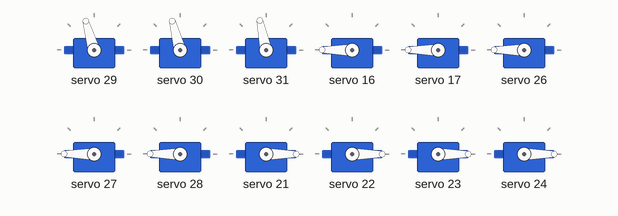
Bench run of a sketch on a simulated Arduino Uno, built with avr-gcc and run on an emulated ATmega328P. Shown: 12 × servo. Random numbers use the default seed unless the sketch sets one; what the sketch prints to the serial monitor is not drawn.

Above: at 1.22 s.
At 3.7 s:
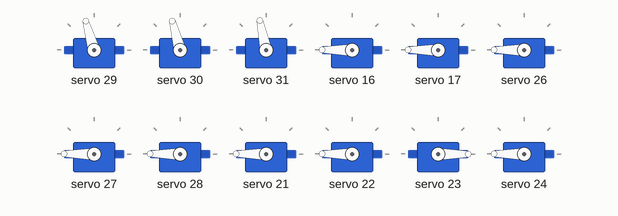
At 11.83 s:
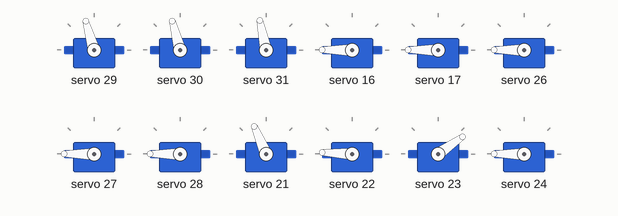
At 20.28 s:
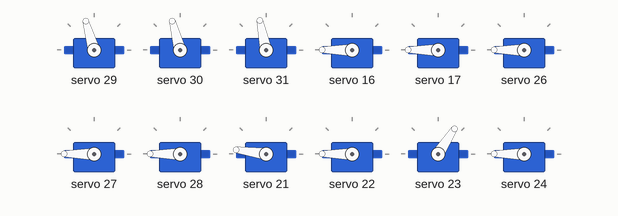
At 29.94 s:
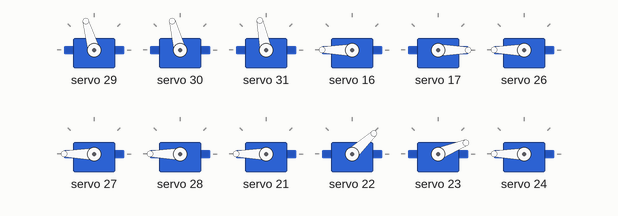
At 39.61 s:
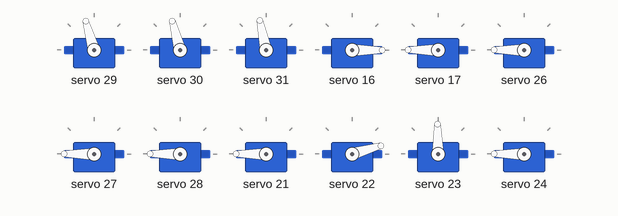
Timing chart, 0 to 40.0 s (numbered marks = the images above):
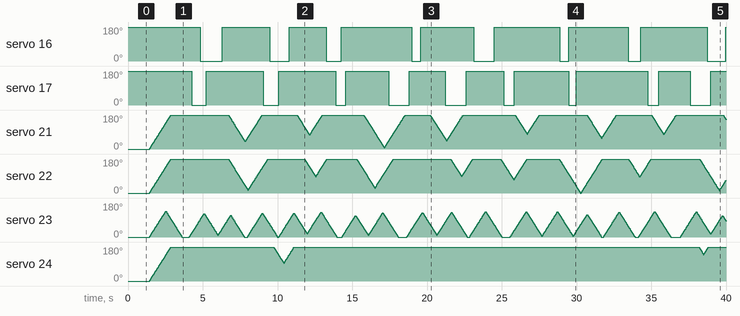

Measured:
- by itself, servo 16: 180° → 0° at 4.8 s, → 180° 1.5 s later, → 0° 3.2 s later, → 180° 1.3 s later, … (16 changes in this stretch)
- by itself, servo 17: 180° → 0° at 4.3 s, → 180° 0.94 s later, → 0° 3.8 s later, → 180° 1.0 s later, … (18 changes in this stretch)

The sketch:

Mini_R2_LED_test_Final.ino
```cpp
#include <Wire.h>
#include <math.h>
#include <Adafruit_PWMServoDriver.h>

//Call boards for i2c
Adafruit_PWMServoDriver pwm2 = Adafruit_PWMServoDriver(0x41);

const int baudrate = 115200;

struct ledType1{ int pin; int onMin; int onMax; int offMin; int offMax; bool state; int interval; unsigned long millis; int pwmMin; int pwmMax; };

ledType1 PSI_F = {0, 2000, 5000, 500, 1500, false, 200, 0, 10, 1000};
ledType1 PSI_R = {1, 2000, 5000, 500, 1500, false, 200, 0, 10, 1000};
ledType1 HP_F = {10, 2000, 5000, 500, 1500, false, 200, 0, 0, 1000};
ledType1 HP_T = {11, 2000, 5000, 2000, 7000, false, 200, 0, 0, 1000};
ledType1 HP_R = {12, 2000, 5000, 2000, 7000, false, 200, 0, 0, 1000};

struct ledType2{ int pin; int pwmMin1; int pwmMin2; int pwmMax1; int pwmMax2; int pwmCurrent; int pwmTarget; };

ledType2 LP_F_1 = {5, 100, 300, 700, 1000, 0, 1000};
ledType2 LP_F_2 = {6, 100, 300, 700, 1000, 0, 1000};
ledType2 LP_R_1 = {7, 25, 150, 350, 400, 0, 400};
ledType2 LP_R_2 = {8, 300, 600, 1500, 1800, 0, 1400};
ledType2 LP_R_3 = {9, 25, 150, 350, 400, 0, 400};

////////////////////Variables that can be changed to cusomise////////////////////////////////////////////////////////////////////////////////////////////
// values to adust for the LED random number blink, min and max delays

const int holoCentreVal = 333; // 330 slow clockwise, 350 slow counter-clockwise
const int ledLP_incr = 1;

unsigned long currentMillis; // time current

/////////////////////////////////// SETUP ////////////////////////////////////////////////////
void setup() {
  Serial.begin(baudrate);                                                 //Used only for debugging on arduino serial monitor
  Serial.println("Mini Droid!");

  pwm2.begin();
  pwm2.setPWMFreq(50);  // standard for analog servos

  //Set the servos to their start positions
  servoSetup2(); // view function and end of code

  delay(1000);
}

// start of loop ///////////////////////////////////////////////////////////////////////
void loop() {

  currentMillis = millis();
  ledOnOff(PSI_F);
  ledOnOff(PSI_R);
  ledOnOff(HP_F);
  ledOnOff(HP_T);
  ledOnOff(HP_R);
  ledFade(LP_F_1);
  ledFade(LP_F_2);
  ledFade(LP_R_1);
  ledFade(LP_R_2);
  ledFade(LP_R_3);
}
//end of loop ///////////////////////////////////////////////////////////////////////////////////////////

// Startup routine

void servoSetup2() {
  pwm2.setPWM(PSI_F.pin, 0, 0); // PSI Rear
  pwm2.setPWM(PSI_R.pin, 0, 0); // PSI Front
  pwm2.setPWM(HP_F.pin, 0, 0); //
  pwm2.setPWM(HP_T.pin, 0, 0); //
  pwm2.setPWM(HP_R.pin, 0, 0); //
  pwm2.setPWM(LP_F_1.pin, 0, 0); // Logic Paneil - Front Top
  pwm2.setPWM(LP_F_2.pin, 0, 0); // Logic Paneil - Front Bottom
  pwm2.setPWM(LP_R_1.pin, 0, 0); // Logic Paneil - Rear 1
  pwm2.setPWM(LP_R_2.pin, 0, 0); // Logic Paneil - Rear 2
  pwm2.setPWM(LP_R_3.pin, 0, 0); //Logic Paneil - Rear 3
  pwm2.setPWM(13, 0, 335); // Holo Servo Rear
  pwm2.setPWM(14, 0, 333); // Holo Servo Top
  pwm2.setPWM(15, 0, 327); // Holo Servo Front
}

void ledOnOff (ledType1 &led) {
  if ((currentMillis - led.millis) >= led.interval) {
    led.millis = millis();
    if (led.state == false) {
      led.state = true;
      led.interval = random(led.onMin, led.onMax);       //set a random time dealy when the sound is being played
      pwm2.setPWM(led.pin, 0, led.pwmMax);
    }
    else {
      led.state = false;
      led.interval = random(led.offMin, led.offMax);       //set a random time dealy when the sound is being played
      pwm2.setPWM(led.pin, 0, led.pwmMin);
    }
  }
}

void ledFade(ledType2 &led) {
  if (led.pwmCurrent < led.pwmTarget) {
    led.pwmCurrent = min(led.pwmCurrent + ledLP_incr, led.pwmTarget);
  } else if (led.pwmCurrent > led.pwmTarget) {
    led.pwmCurrent = max(led.pwmCurrent - ledLP_incr, led.pwmTarget);
  } else if (led.pwmTarget > led.pwmMin2) {
    led.pwmTarget = random(led.pwmMin1, led.pwmMin2);
  } else {
    led.pwmTarget = random(led.pwmMax1, led.pwmMax2);
  }
  pwm2.setPWM(led.pin, 0, led.pwmCurrent);
}
```
